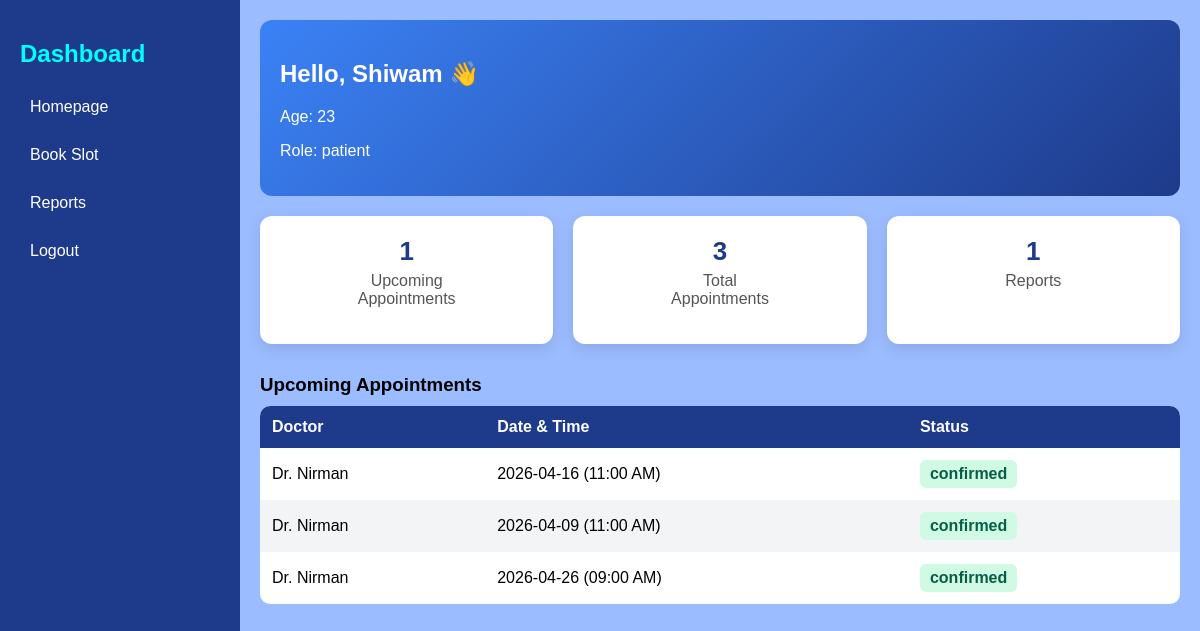
The app's page /patient_dashboard (signed in) with its own data.
### models.py (models this page shows)
class User(db.Model, UserMixin):
    id = db.Column(db.Integer,primary_key = True)
    username = db.Column(db.String(100))
    password = db.Column(db.String(100))
    email = db.Column(db.String(100), nullable = False)
    age = db.Column(db.Integer, nullable = True)
    role = db.Column(db.String(20), nullable = False)
    is_active_account = db.Column(db.Boolean, default=True)

class Appointments(db.Model):
    id = db.Column(db.Integer, primary_key= True)
    patient_id = db.Column(db.Integer, db.ForeignKey('user.id'))
    doctor_id = db.Column(db.Integer, db.ForeignKey('user.id'))
    date = db.Column(db.String(20))
    time = db.Column(db.String(20))
    status = db.Column(db.String(20), default = "pending")

### main.py (the view)
@app.route('/patient_dashboard')
def patient_dashboard():
    from datetime import date
    today = date.today().strftime('%Y-%m-%d')
    if not current_user.is_authenticated:
        return redirect(url_for('home'))
    appointments = db.session.query(Appointments, User)\
    .join(User, Appointments.doctor_id == User.id)\
    .filter(Appointments.patient_id == current_user.id)\
    .all()
    appointment_count = len(appointments)
    reports = Report.query.filter_by(patient_id = current_user.id).all()
    report_count = len(reports)
    upcoming_count = Appointments.query.filter(
        Appointments.patient_id == current_user.id,
        Appointments.status == "confirmed",
        Appointments.date >= today
    ).count()
    all_appts = Appointments.query.filter_by(patient_id=current_user.id).all()
    for a in all_appts:
        print(repr(a.status), repr(a.date), repr(today))
    return render_template(
        'patient_dashboard.html',
        user=current_user,
        appointments=appointments,
        appointment_count=appointment_count,
        report_count=report_count,
        upcoming_count = upcoming_count
    )

### main.py (called while the page is built)
@login_manager.user_loader
def load_user(user_id):
    return User.query.get(int(user_id))

### templates/patient_dashboard.html (shortened to what this page needs)
<!DOCTYPE html>
<html lang="en">
<head>
</head>
<body>
    <div class="sidebar">
        <h2 style="color: aqua;">Dashboard</h2>
        <a href="/homepage">Homepage</a>
        <a href="/book">Book Slot</a>
        <a href='/my_reports'>Reports</a>
        <a href="/logout">Logout</a>
    </div>
    <div class="main">
        <div class="welcome-card">
            <h2>Hello, {{ user.username }} 👋</h2>
            <p>Age: {{ user.age or "Not set" }}</p>
            <p>Role: {{ user.role }}</p>
        </div>
        <div class="stats">
            <div class="stat-box">
                <h3>{{ upcoming_count }}</h3>
                <p>Upcoming <br> Appointments</p>
            </div>
            <div class="stat-box">
                <h3>{{ appointment_count }}</h3>
                <p>Total <br> Appointments</p>
            </div>
            <div class="stat-box">
                <h3>{{ report_count }}</h3>
                <p>Reports</p>
            </div>
        </div>
        <div class="table-section">
            <h3>Upcoming Appointments</h3>
            <table>
                <tr>
                    <th>Doctor</th>
                    <th>Date & Time</th>
                    <th>Status</th>
                </tr>
                <tbody>
                    {% if appointments %}
                    {% for appt, doctor in appointments %}
                    <tr>
                        <td>Dr. {{ doctor.username }}</td>
                        <td>{{ appt.date }} ({{ appt.time }})</td>
                        <td>
                            <span class="status
        {% if appt.status.lower() == 'confirmed' %}status-confirmed
        {% elif appt.status.lower() == 'pending' %}status-pending
        {% elif appt.status.lower() == 'rejected' %}status-rejected
        {% endif %}">
                                {{ appt.status }}
                            </span>
                        </td>
                    </tr>
                    {% endfor %}
                    {% else %}
                    <tr>
                        <td colspan="3" style="text-align:center;">No appointments found</td>
                    </tr>
                    {% endif %}
                </tbody>
            </table>
        </div>
    </div>
</body>
</html>

### templates/patient_dashboard.html (style rules this page uses)
body { margin: 0; font-family: Arial; display: flex; font-family: 'Poppins', sans-serif; background: #9bbcff; }
.sidebar { width: 200px; height: 100vh; background: #1E3A8A; color: white; padding: 20px; position: fixed; top: 0; left: 0; }
.sidebar a { display: block; color: white; margin: 10px 0; text-decoration: none; padding: 10px; border-radius: 8px; transition: all 0.25s ease-in-out; }
.main { flex: 1; padding: 20px; margin-left: 240px; }
.welcome-card { background: linear-gradient(135deg, #3B82F6, #1E3A8A); color: white; padding: 20px; border-radius: 12px; margin-bottom: 20px; position: relative; }
.stats { display: flex; gap: 20px; }
.stat-box { flex: 1; background: white; padding: 20px; border-radius: 12px; text-align: center; box-shadow: 0 5px 15px rgba(0, 0, 0, 0.1); transition: 0.3s; }
.stat-box h3 { margin: 0; font-size: 26px; color: #1E3A8A; }
.stat-box p { margin-top: 5px; color: #555; }
.table-section { margin-top: 30px; }
.table-section h3 { margin-bottom: 10px; }
table { width: 100%; border-collapse: collapse; background: white; border-radius: 10px; overflow: hidden; }
th, td { padding: 12px; text-align: left; }
th { background: #1E3A8A; color: white; }
tr:nth-child(even) { background: #f3f4f6; }
.status { padding: 5px 10px; border-radius: 6px; font-weight: bold; display: inline-block; }
.status-confirmed { background: #d1fae5; color: #065f46; }

### records on screen
User: username "Shiwam", age "23", role "patient"
Appointments: username "Nirman", date "2026-04-16", time "11:00 AM", status "confirmed"
Appointments: username "Nirman", date "2026-04-09", time "11:00 AM", status "confirmed"
Appointments: username "Nirman", date "2026-04-26", time "09:00 AM", status "confirmed"

### other values on screen
{{ upcoming_count }} "1"
{{ appointment_count }} "3"
{{ report_count }} "1"
